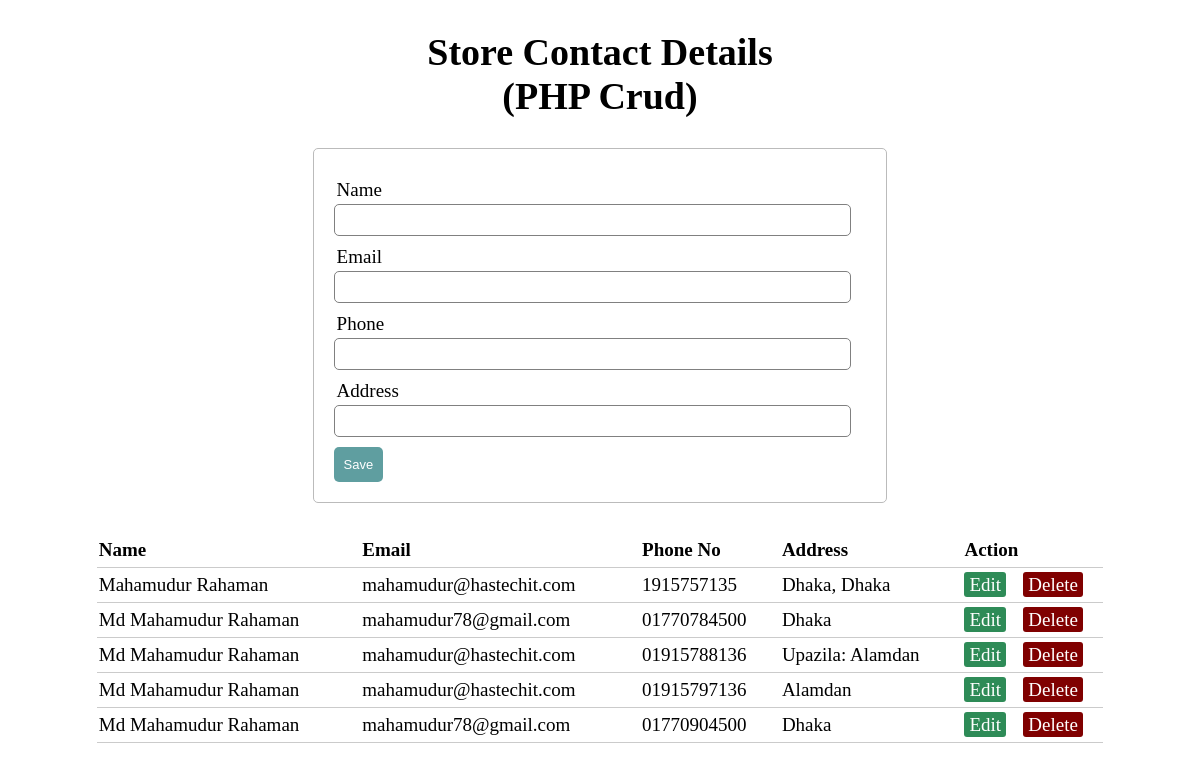
The page / on the database its author committed.
### tables this page shows
CREATE TABLE `info` (
  `id` int(11) NOT NULL,
  `name` varchar(40) NOT NULL,
  `email` varchar(40) NOT NULL,
  `phone` varchar(11) NOT NULL,
  `address` varchar(255) NOT NULL
);

### index.php (the view, shortened to what this page needs)
<?php
$edit_state = false;
include('db.php');
$resultview = mysqli_query($db, "SELECT * FRoM info");
?>
<!DOCTYPE html>
<html>
<head>
	<link rel="stylesheet" type="text/css" href="style.css">
</head>
<body>
	<h1 class="titel">Store Contact Details (PHP Crud)</h1>
	<form method="post" action="index.php">
		<div class="input-group">
			<label>Name</label>
			<input type="text" name="name" value="<?php echo (!isset($name)? '':$name); ?>">
		</div>
		<div class="input-group">
			<label>Email</label>
			<input type="text" name="email" value="<?php echo (!isset($email)? '':$email); ?>">
		</div>
		<div class="input-group">
			<label>Phone</label>
			<input type="text" name="phone" value="<?php echo (!isset($phone)? '':$phone); ?>">
		</div>
		<div class="input-group">
			<label>Address</label>
			<input type="text" name="address" value="<?php echo (!isset($address)? '':$address); ?>">
		</div>
		<div class="input-group">
			<?php if ($edit_state == false): ?>
				<button type="submit" name="save" class="btn">Save</button>
			<?php else: ?>
				<button type="submit" name="update" class="btn">Update</button>
			<?php endif ?>
		</div>
	</form>
	<table>
		<thead>
			<tr>
				<th>Name</th>
				<th>Email</th>
				<th>Phone No</th>
				<th>Address</th>
				<th colspan="2">Action</th>
			</tr>
		</thead>
		<tbody>
			<?php while ($row = mysqli_fetch_array($resultview)) { ?>
				<tr>
					<td><?php echo $row['name']; ?></td>
					<td><?php echo $row['email']; ?></td>
					<td><?php echo $row['phone']; ?></td>
					<td><?php echo $row['address']; ?></td>
					<td>
						<a href="index.php?edit=<?php echo $row['id']; ?>" class="edit_btn ">Edit</a>
					</td>
					<td>
						<a href="index.php?del=<?php echo $row['id']; ?>" class="del_btn">Delete</a>
					</td>
				</tr>
			<?php } ?>
		</tbody>
	</table>
</body>
</html>

### style.css (style rules this page uses)
body { font-size: 19px; }
h1 { width: 33%; margin: 30px auto; text-align: center; }
table { width: 85%; margin: 30px auto; border-collapse: collapse; text-align: left; }
tr { border-bottom: 1px solid #cbcbcb; }
th, td { border: none; height: 30px; padding: 2px; }
form { width: 45%; margin: 30px auto; text-align: left; padding: 20px; border: 1px solid #bbbbbb; border-radius: 5px; }
.input-group { margin: 10px 0px 0px 0px; }
.input-group label { display: block; text-align: left; margin: 3px; }
.input-group input { height: 30px; width: 93%; padding: 0px 10px; font-size: 13px; border-radius: 5px; border: 1px solid gray; }
.btn { padding: 10px; font-size: 13px; color: white; background: #5F9EA0; border: none; border-radius: 5px; }
.edit_btn { text-decoration: none; padding: 2px 5px; background: #2E8B57; color: white; border-radius: 3px; }
.del_btn { text-decoration: none; padding: 2px 5px; color: white; border-radius: 3px; background: #800000; }

### rows shown on the page
info: name "Mahamudur Rahaman", email "mahamudur@hastechit.com", phone "1915757135", address "Dhaka, Dhaka"
info: name "Md Mahamudur Rahaman", email "mahamudur78@gmail.com", phone "01770784500", address "Dhaka"
info: name "Md Mahamudur Rahaman", email "mahamudur@hastechit.com", phone "01915788136", address "Upazila: Alamdan"
info: name "Md Mahamudur Rahaman", email "mahamudur@hastechit.com", phone "01915797136", address "Alamdan"
info: name "Md Mahamudur Rahaman", email "mahamudur78@gmail.com", phone "01770904500", address "Dhaka"
